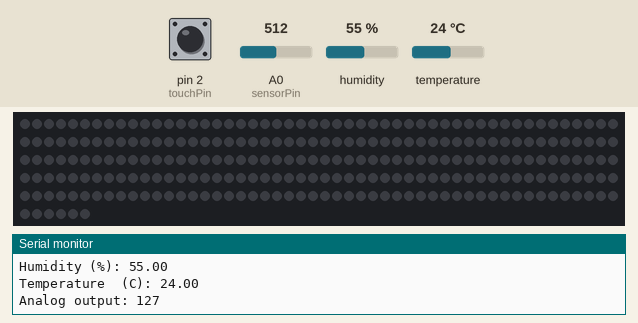
Simulated run of this sketch. Board: Arduino Uno, built with avr-gcc and run on an emulated ATmega328P. Shown: 256 RGB LEDs in strip order, left to right, continuing on the next row, the last lines printed to the serial monitor. The inputs (shaded band) are chosen by the test bench; at power-on: pin 2 (touchPin) LOW, A0 (sensorPin) = 512, humidity 55 %, temperature 24 °C. The strip is taken to match the declared colour order.

Above: at 2.8 s.
2.9 s: pin 2 (touchPin) pulled HIGH for 2.35 s
6.7 s: pin 2 (touchPin) pulled HIGH for 2.35 s
At 8.5 s:
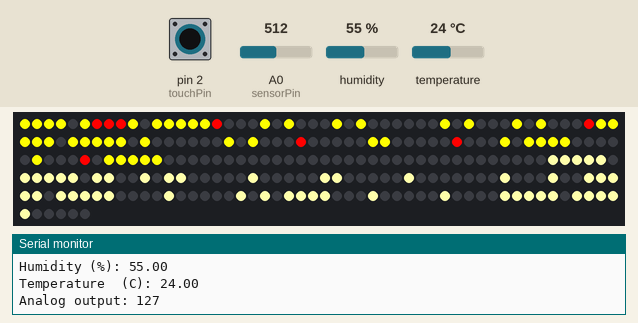
10.5 s: pin 2 (touchPin) pulled HIGH for 2.35 s
At 12.7 s:
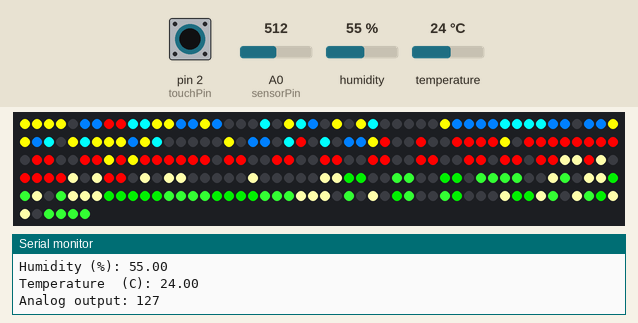
Timing chart, 0 to 14.2 s (numbered marks = the images above; inputs shaded):
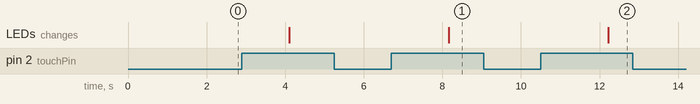

Measured:
- after the input at 6.7 s, the LEDs: change after 1.5 s (image 1)
- after the input at 10.5 s, the LEDs: change after 1.7 s (image 2)

The sketch:

finalfinal_assemble.ino
```cpp
#include <dht11.h>

#include <Adafruit_NeoPixel.h>
#include <dht11.h>
#include <Wire.h>
#include <Adafruit_Sensor.h>
#include <Adafruit_ADXL345_U.h>

#define NUM_LEDS    256
#define LED_PIN1    12


#define DHT11_PIN    4
#define sensorPin   A0
#define touchPin    2
#define numModes    4
bool lastTouchState = LOW;

int currentMode = 0;

dht11 DHT11;

Adafruit_NeoPixel panel1(NUM_LEDS, LED_PIN1, NEO_RGB + NEO_KHZ800);

// below are image style printing models
const uint8_t numbers[][7] = {
    {0x1F, 0x11, 0x11, 0x11, 0x11, 0x11, 0x1F}, // 0
    {0x04, 0x0C, 0x04, 0x04, 0x04, 0x04, 0x0E}, // 1
    {0x1F, 0x01, 0x01, 0x1F, 0x10, 0x10, 0x1F}, // 2
    {0x1F, 0x01, 0x01, 0x1F, 0x01, 0x01, 0x1F}, // 3
    {0x11, 0x11, 0x11, 0x1F, 0x01, 0x01, 0x01}, // 4
    {0x1F, 0x10, 0x10, 0x1F, 0x01, 0x01, 0x1F}, // 5
    {0x1F, 0x10, 0x10, 0x1F, 0x11, 0x11, 0x1F}, // 6
    {0x1F, 0x01, 0x02, 0x04, 0x08, 0x08, 0x08}, // 7
    {0x1F, 0x11, 0x11, 0x1F, 0x11, 0x11, 0x1F}, // 8
    {0x1F, 0x11, 0x11, 0x1F, 0x01, 0x01, 0x1F}  // 9
};
const uint8_t letter_C[6] = {
    0x1E,   // 00011110
    0x10,   // 00010000
    0x10,   // 00010000
    0x10,   // 00010000
    0x10,   // 00010000
    0x1E    // 00011110
};
const uint8_t percentSymbol[6] = {
    0x18,   // 00011000
    0x1A,   // 00011010
    0x04,   // 00000100
    0x08,   // 00001000
    0x16,   // 00010110
    0x06    // 00000110
};
const uint8_t letters[][7] = {
    {0x0E, 0x11, 0x11, 0x1F, 0x11, 0x11, 0x11}, // A
    {0x1E, 0x11, 0x11, 0x1E, 0x11, 0x11, 0x1E}, // B
    {0x0E, 0x11, 0x10, 0x10, 0x10, 0x11, 0x0E}, // C
    {0x1E, 0x11, 0x11, 0x11, 0x11, 0x11, 0x1E}, // D
    {0x1F, 0x10, 0x10, 0x1E, 0x10, 0x10, 0x1F}, // E
    {0x1F, 0x10, 0x10, 0x1E, 0x10, 0x10, 0x10}, // F
    {0x0E, 0x11, 0x10, 0x17, 0x11, 0x11, 0x0E}, // G
    {0x11, 0x11, 0x11, 0x1F, 0x11, 0x11, 0x11}, // H
    {0x0E, 0x04, 0x04, 0x04, 0x04, 0x04, 0x0E}, // I
    {0x0F, 0x01, 0x01, 0x01, 0x01, 0x11, 0x0E}, // J
    {0x11, 0x11, 0x12, 0x1C, 0x12, 0x11, 0x11}, // K
    {0x10, 0x10, 0x10, 0x10, 0x10, 0x10, 0x1F}, // L
    {0x11, 0x1B, 0x15, 0x11, 0x11, 0x11, 0x11}, // M
    {0x11, 0x11, 0x19, 0x15, 0x13, 0x11, 0x11}, // N
    {0x0E, 0x11, 0x11, 0x11, 0x11, 0x11, 0x0E}, // O
    {0x1E, 0x11, 0x11, 0x1E, 0x10, 0x10, 0x10}, // P
    {0x0E, 0x11, 0x11, 0x11, 0x15, 0x13, 0x0F}, // Q
    {0x1E, 0x11, 0x11, 0x1E, 0x11, 0x11, 0x11}, // R
    {0x0E, 0x11, 0x10, 0x0E, 0x01, 0x11, 0x0E}, // S
    {0x1F, 0x04, 0x04, 0x04, 0x04, 0x04, 0x04}, // T
    {0x11, 0x11, 0x11, 0x11, 0x11, 0x11, 0x0E}, // U
    {0x11, 0x11, 0x11, 0x11, 0x11, 0x0A, 0x04}, // V
    {0x11, 0x11, 0x11, 0x11, 0x15, 0x1B, 0x11}, // W
    {0x11, 0x11, 0x0A, 0x04, 0x0A, 0x11, 0x11}, // X
    {0x11, 0x11, 0x0A, 0x04, 0x04, 0x04, 0x04}, // Y
    {0x1F, 0x01, 0x02, 0x04, 0x08, 0x10, 0x1F}  // Z
};
const uint8_t gasSafe[16][16] = {
    {0, 1, 1, 0, 0, 2, 2, 0, 0, 1, 1, 0, 0, 0, 0, 0},   // line 1
    {1, 0, 0, 0, 2, 0, 0, 2, 1, 0, 0, 0, 0, 2, 0, 0},   // line 2
    {1, 0, 1, 1, 2, 2, 2, 2, 1, 1, 1, 1, 0, 0, 0, 0},   // line 3
    {1, 0, 0, 1, 2, 0, 0, 2, 0, 0, 0, 1, 0, 2, 0, 0},   // line 4
    {0, 1, 1, 0, 2, 0, 0, 2, 0, 1, 1, 0, 0, 0, 0, 0},   // line 5
    {0, 0, 0, 0, 0, 0, 0, 0, 0, 0, 0, 0, 0, 0, 0, 0},   // line 6
    {0, 0, 0, 0, 0, 0, 0, 0, 0, 0, 0, 0, 0, 0, 0, 0},   // line 7
    {0, 0, 0, 0, 0, 0, 0, 0, 0, 0, 0, 0, 0, 0, 0, 0},   // line 8
    {0, 0, 0, 0, 0, 0, 0, 0, 0, 0, 0, 0, 0, 0, 0, 0},   // line 9
    {0, 0, 0, 0, 0, 0, 0, 0, 0, 0, 0, 0, 0, 0, 0, 0},   // line 10
    {0, 0, 0, 0, 0, 0, 0, 0, 0, 0, 0, 0, 0, 0, 0, 0},   // line 11
    {0, 3, 3, 0, 0, 4, 4, 0, 0, 3, 3, 0, 4, 4, 4, 4},   // line 12
    {3, 0, 0, 0, 4, 0, 0, 4, 3, 0, 0, 0, 4, 0, 0, 0},   // line 13
    {3, 3, 3, 3, 4, 4, 4, 4, 3, 3, 3, 3, 4, 4, 4, 0},   // line 14
    {0, 0, 0, 3, 4, 0, 0, 4, 3, 0, 0, 0, 4, 0, 0, 0},   // line 15
    {0, 3, 3, 0, 4, 0, 0, 4, 3, 0, 0, 0, 4, 4, 4, 4},   // line 16
};
const uint8_t gasAlert[16][16] = {
    {0, 1, 1, 0, 0, 2, 2, 0, 0, 1, 1, 0, 0, 0, 0, 0},   // line 1
    {1, 0, 0, 0, 2, 0, 0, 2, 1, 0, 0, 0, 0, 2, 0, 0},   // line 2
    {1, 0, 1, 1, 2, 2, 2, 2, 1, 1, 1, 1, 0, 0, 0, 0},   // line 3
    {1, 0, 0, 1, 2, 0, 0, 2, 0, 0, 0, 1, 0, 2, 0, 0},   // line 4
    {0, 1, 1, 0, 2, 0, 0, 2, 0, 1, 1, 0, 0, 0, 0, 0},   // line 5
    {5, 0, 0, 5, 0, 0, 5, 5, 5, 5, 0, 0, 5, 5, 5, 5},   // line 6
    {5, 5, 0, 5, 0, 5, 5, 0, 0, 5, 5, 0, 5, 5, 5, 5},   // line 7
    {5, 5, 5, 5, 0, 5, 5, 0, 0, 5, 5, 0, 0, 5, 5, 0},   // line 8
    {5, 0, 5, 5, 0, 5, 5, 0, 0, 5, 5, 0, 0, 5, 5, 0},   // line 9
    {5, 0, 0, 5, 0, 0, 5, 5, 5, 5, 0, 0, 0, 5, 5, 0},   // line 10
    {0, 0, 0, 0, 0, 0, 0, 0, 0, 0, 0, 0, 0, 0, 0, 0},   // line 11
    {0, 3, 3, 0, 0, 4, 4, 0, 0, 3, 3, 0, 4, 4, 4, 4},   // line 12
    {3, 0, 0, 0, 4, 0, 0, 4, 3, 0, 0, 0, 4, 0, 0, 0},   // line 13
    {3, 3, 3, 3, 4, 4, 4, 4, 3, 3, 3, 3, 4, 4, 4, 0},   // line 14
    {0, 0, 0, 3, 4, 0, 0, 4, 3, 0, 0, 0, 4, 0, 0, 0},   // line 15
    {0, 3, 3, 0, 4, 0, 0, 4, 3, 0, 0, 0, 4, 4, 4, 4},   // line 16
};
const uint8_t glowstone[16][16] = {
    {1, 2, 3, 4, 4, 2, 1, 2, 2, 4, 3, 5, 6, 2, 3, 7},
    {6, 1, 2, 4, 10, 10, 3, 2, 4, 7, 2, 6, 6, 1, 2, 4},
    {3, 2, 4, 7, 3, 3, 4, 10, 10, 7, 10, 4, 1, 2, 4, 7},
    {7, 4, 7, 2, 1, 2, 3, 4, 10, 5, 1, 10, 4, 4, 7, 7},
    {4, 10, 2, 5, 6, 6, 2, 4, 1, 6, 6, 2, 10, 7, 6, 1},
    {4, 3, 1, 6, 6, 1, 1, 3, 2, 1, 2, 3, 7, 6, 5, 1},
    {10, 4, 4, 2, 1, 1, 2, 4, 3, 4, 10, 7, 3, 2, 1, 4},
    {1, 7, 10, 4, 3, 2, 4, 10, 4, 7, 1, 3, 7, 3, 4, 2},
    {6, 1, 3, 7, 4, 3, 10, 7, 3, 5, 6, 1, 4, 10, 1, 5},
    {6, 2, 2, 3, 5, 1, 2, 7, 2, 6, 6, 2, 4, 7, 7, 1},
    {2, 3, 4, 2, 1, 2, 3, 3, 4, 2, 1, 3, 4, 7, 7, 1},
    {4, 4, 7, 3, 4, 7, 1, 6, 7, 4, 2, 4, 10, 3, 7, 10},
    {10, 7, 1, 2, 4, 10, 6, 5, 1, 2, 4, 7, 6, 1, 3, 4},
    {7, 1, 5, 6, 6, 4, 7, 1, 2, 3, 10, 1, 5, 6, 2, 4},
    {7, 2, 6, 1, 2, 3, 4, 10, 4, 4, 7, 3, 2, 3, 4, 10},
    {7, 4, 1, 2, 3, 10, 6, 1, 3, 10, 10, 4, 4, 4, 10, 7}
};

void displaySwitchMode(int mode) {
    int temp = DHT11.temperature;
    int hum = DHT11.humidity;
    int gas = readMQ2();
    switch(mode) {
        case 1:
            switchError();
        break;

        case 2:
            numberPut(0, 0, temp, tempColor(temp));
            celsiusPut(tempColor(temp));
            numberPut(0, 9, hum, humColor(hum));
            percentPut(humColor(hum));
        break;

        case 3:
            if (gas < 65) {
                gassafeDisplay();
            }
            else {
                gasalertDisplay();
            }
        break;

        case 4:
            displayGlowstone();
        break;

        default:
        switchError();
    }
    // panel1.clear();
    panel1.show();

}

void setup() {
    Serial.begin(9600);
    Serial.print('This is the beginning of test via serial output.');

    panel1.begin();
    panel1.show();

}


void numberPut(int startX, int startY, int num, uint32_t color) {
    int tens = num / 10;
    int ones = num % 10;
    for (int row = 0; row < 7; row++) {
        for (int col = 0; col < 5; col++) {
            if (numbers[tens][row] & (0x10 >> col)) {
                int pixelIndex;
                int y = startY + row;
                int x = startX + col;
                if (y % 2 == 0) {
                    pixelIndex = y * 16 + (15 - x);
                }
                else {
                    pixelIndex = y * 16 + x;
                }
                panel1.setPixelColor(pixelIndex, color);
            }
        }
    }
    for (int row = 0; row < 7; row++) {
        for (int col = 0; col < 5; col++) {
            if (numbers[ones][row] & (0x10 >> col)) {
                int pixelIndex;
                int y = startY + row;
                int x = startX + 6 + col;
                if (y % 2 == 0) {
                    pixelIndex = y * 16 + (15 - x);
                }
                else {
                    pixelIndex = y * 16 + x;
                }
                panel1.setPixelColor(pixelIndex, color);
            }
        }
    }
}


void celsiusPut(uint32_t color) {
    int startX = 12;
    int startY = 0;
    for (int row = 0; row < 6; row++) {
        for (int col = 0; col < 4; col++) {
            if (letter_C[row] & (0x10 >> col)) {
                int x = startX + col;
                int y = startY + row;
                int pixelIndex;
                if(y % 2 == 0) {
                    pixelIndex = y * 16 + (15 - x);
                }
                else {
                    pixelIndex = y * 16 + x;
                }
                panel1.setPixelColor(pixelIndex, color);
            }
        }
    }
}


void percentPut(uint32_t color) {
    int startX = 12;
    int startY = 9;
    for (int row = 0; row < 6; row++) {
        for (int col = 0; col < 4; col++) {
            if (percentSymbol[row] & (0x10 >> col)) {
                int x = startX + col;
                int y = startY + row;
                int pixelIndex;
                if(y % 2 == 0) {
                    pixelIndex = y * 16 + (15 - x);
                }
                else {
                    pixelIndex = y * 16 + x;
                }
                panel1.setPixelColor(pixelIndex, color);
            }
        }
    }
}

int tempColor(int temp) {
    uint32_t color = panel1.Color(255,255,255);
    int r = 255;
    int g = 102;
    int b = 153;
    if (temp <= -10) {
        r = 127;
        g = 0;
        b = 255;
    }
    else if (-10 < temp && temp <= -4) {
        r = 127 + (temp + 10) * (-127 / 6);
        g = 0;
        b = 255;
    }
    else if (-4 < temp && temp <= 8) {
        r = 0;
        g = (temp + 4) * (255 / 12);
        b = 255;
    }
    else if (8 < temp && temp <= 20) {
        r = 0;
        g = 255;
        b = 255 + (temp - 8) * (-255 / 12);
    }
    else if (20 < temp && temp <= 32) {
        r = (temp - 20) * (255 / 12);
        g = 255;
        b = 0;
    }
    else if (32 < temp && temp <= 44) {
        r = 255;
        g = 255 + (temp - 32) * (-255 / 12);
        b = 0;
    }
    else {
        r = 255;
        g = 0;
        b = 0;
    }
    color = panel1.Color(r, g, b);
    return color;
}


int humColor(int hum) {
    uint32_t color = panel1.Color(255,255,255);
    int r = 255;
    int g = 102;
    int b = 253;
    if (hum == 0) {
        r = 255;
        g = 255;
        b = 0;
    }
    else if (hum > 0 && hum <= 33) {
        r = 255 - (hum / 33) * 255;
        g = 255;
        b  = 0;
    }
    else if (hum > 33 && hum <= 66) {
        r = 0;
        g = 255;
        b = 0 + (hum - 33) * 255 / 33;
    }
    else {
        r = 0;
        g = 255 - (255 * (hum - 66) / 34);
        b = 255;
    }
    color = panel1.Color(r, g, b);
    return color;
    // return panel1.Color(255, 0, 0); // Always red, just for test
}

void gassafeDisplay() {
    for (int row = 0; row < 16; row++) {
        for (int col = 0; col < 16; col++) {
            switch (gasSafe[row][col]) {
            case 1: panel1.setPixelColor(xyToIndex(col, row), panel1.Color(0, 128, 255)); break;
            case 2: panel1.setPixelColor(xyToIndex(col, row), panel1.Color(0, 255, 255)); break;
            case 3: panel1.setPixelColor(xyToIndex(col, row), panel1.Color(0, 204, 0)); break;
            case 4: panel1.setPixelColor(xyToIndex(col, row), panel1.Color(51, 255, 51)); break;
            default: break;
            }
        }
    }
}


void gasalertDisplay() {
    for (int row = 0; row < 16; row++) {
        for (int col = 0; col < 16; col++) {
            switch (gasAlert[row][col]) {
            case 1: panel1.setPixelColor(xyToIndex(col, row), panel1.Color(0, 128, 255)); break;
            case 2: panel1.setPixelColor(xyToIndex(col, row), panel1.Color(0, 255, 255)); break;
            case 3: panel1.setPixelColor(xyToIndex(col, row), panel1.Color(0, 204, 0)); break;
            case 4: panel1.setPixelColor(xyToIndex(col, row), panel1.Color(51, 255, 51)); break;
            case 5: panel1.setPixelColor(xyToIndex(col, row), panel1.Color(255, 0, 0)); break;
            default: break;
            }
        }
    }
}


void displayGlowstone() {
    for (int row = 0; row < 16; row++) {
        for (int col = 0; col < 16; col++) {
            switch (glowstone[row][col]) {
                case 1: panel1.setPixelColor(xyToIndex(col, row), panel1.Color(251, 218, 115)); break;
                case 2: panel1.setPixelColor(xyToIndex(col, row), panel1.Color(204, 134, 83)); break;
                case 3: panel1.setPixelColor(xyToIndex(col, row), panel1.Color(133, 79, 41)); break;
                case 4: panel1.setPixelColor(xyToIndex(col, row), panel1.Color(112, 69, 34)); break;
                case 5: panel1.setPixelColor(xyToIndex(col, row), panel1.Color(255, 255, 255)); break;
                case 6: panel1.setPixelColor(xyToIndex(col, row), panel1.Color(255, 240, 217)); break;
                case 7: panel1.setPixelColor(xyToIndex(col, row), panel1.Color(136, 104, 57)); break;
                case 10: panel1.setPixelColor(xyToIndex(col, row), panel1.Color(116, 78, 39)); break;
                default: break;
            }
        }
    }
}


int xyToIndex(int x, int y) {
  if (y % 2 == 1) {
    return y * 16 + x;       // even row: left to right
  } else {
    return y * 16 + (15 - x); // odd row: right to left
  }
}

void switchError() {
    for (int row = 0; row < 7; row++) {
        for (int col = 0; col < 5; col++) {
            if (letters[4][row] & (0x10 >> col)) {
                int pixelIndex;
                int y = row;
                int x = col;
                if (y % 2 == 0) {
                    pixelIndex = y * 16 + (15 - x);
                }
                else {
                    pixelIndex = y * 16 + x;
                }
                panel1.setPixelColor(pixelIndex, panel1.Color(255, 0, 0));
            }
        }
    }
    for (int row = 0; row < 7; row++) {
        for (int col = 0; col < 5; col++) {
            if (letters[17][row] & (0x10 >> col)) {
                int pixelIndex;
                int y = row;
                int x = col + 6;
                if (y % 2 == 0) {
                    pixelIndex = y * 16 + (15 - x);
                }
                else {
                    pixelIndex = y * 16 + x;
                }
                panel1.setPixelColor(pixelIndex, panel1.Color(255, 0, 0));
            }
        }
    }
}
void allOn() {
    panel1.fill(0, 127, 127);
}

int readMQ2() {
  unsigned int sensorValue = analogRead(sensorPin);  // Read the analog value from sensor
  unsigned int outputValue = map(sensorValue, 0, 1023, 0, 255); // map the 10-bit data to 8-bit data
  return outputValue;             // Return analog moisture value
}


void loop() {

    bool touchState = digitalRead(touchPin);
    if (touchState == HIGH && lastTouchState == LOW) {
        currentMode++;
        if (currentMode >= numModes) {
            currentMode = 0;
        }
        Serial.print("Mode changed to: ");
        Serial.println(currentMode);

        displaySwitchMode(currentMode);
    }
    lastTouchState = touchState;

    /* below is code for testing and monitoring*/
    Serial.println();
    int chk = DHT11.read(DHT11_PIN);
    Serial.print("Humidity (%): ");
    Serial.println((float)DHT11.humidity, 2);
    Serial.print("Temperature  (C): ");
    Serial.println((float)DHT11.temperature, 2);
    Serial.print("Analog output: ");
    Serial.println(readMQ2());
    //  not needed for actual project
    delay(2000);
}
```
